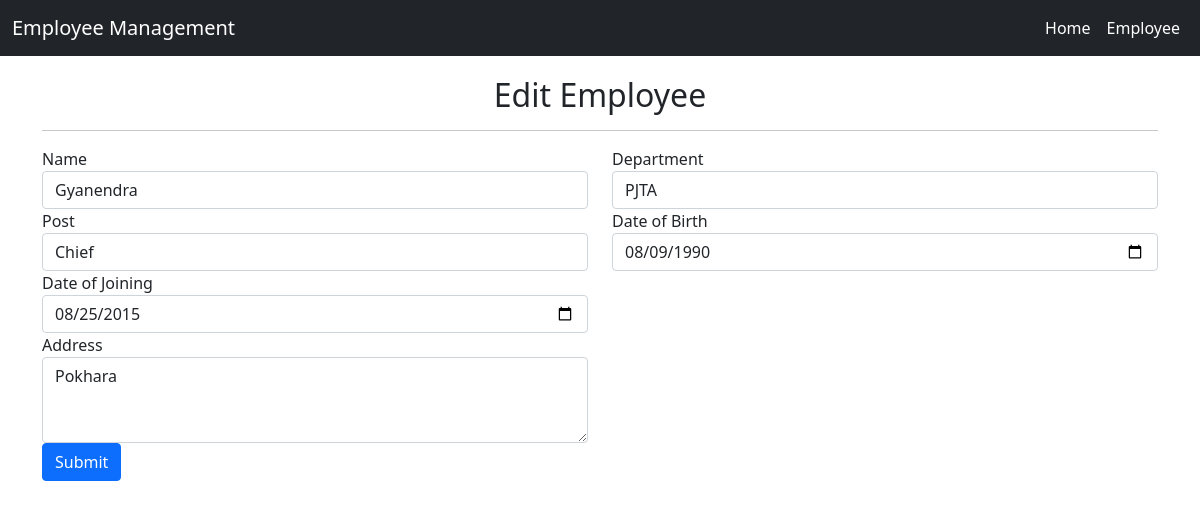
/edit-employee/4/, run on the app's committed database.
### app/models.py (models this page shows, shortened)
class Employee(models.Model):
    name = models.CharField(max_length=100,null=True)
    dob = models.DateField(null=True,blank=True)
    doj = models.DateField(null=True,blank=True)
    department = models.CharField(max_length=100,null=True)
    post = models.CharField(max_length=100,null=True)
    address = models.CharField(max_length=100,null=True)
    active = models.BooleanField(default=True)
    leave_count = models.IntegerField(null=True,blank=True,default=0)
    on_leave = models.BooleanField(default=False)

### app/views.py (the view, shortened to what this page needs)
# urls.py: path('edit-employee/<int:id>/', views.edit_employee,name='edit_employee'),
def edit_employee(request,id):
    employee = Employee.objects.get(id=id)
    context = {
        'employee':employee,
    }
    return render(request,'edit_employee.html',context)

### app/templates/edit_employee.html (shortened to what this page needs)
{% extends 'home.html' %}
{% block body %}
<div class="container">
    <h2 style="margin-top:20px" align="center">Edit Employee</h2><hr>
<form method="post" action="" enctype="multipart/form-data">
    <div class="row">
    <div class="form-group col-md-6">
      <label for="inputEmail4">Name</label>
      <input type="text" class="form-control"  name="name" id="inputEmail4" value="{{employee.name}}" required placeholder="Enter Full Name">
    </div>
    <div class="form-group col-md-6">
      <label for="inputPassword4">Department</label>
      <input type="text" class="form-control" name="department" id="inputPassword4" value="{{employee.department}}" required placeholder="Department">
    </div>
  </div>
    <div class="row">
    <div class="form-group col-md-6">
      <label for="inputEmail4">Post</label>
      <input type="text" class="form-control" name="post" id="inputEmail4" value="{{employee.post}}" required placeholder="Post">
    </div>
    <div class="form-group col-md-6">
      <label for="inputPassword4">Date of Birth</label>
      <input type="date" class="form-control" name="dob" id="inputPassword4"  value="{{employee.dob|date:"Y-m-d"}}" required>
    </div>
    </div>
    <div class="row">
    <div class="form-group col-md-6">
      <label for="inputEmail4">Date of Joining</label>
      <input type="date" class="form-control" name="doj" id="inputEmail4" value="{{employee.doj|date:"Y-m-d"}}" required>
    </div>
    </div>
    <div class="row">
        <div class="form-group col-md-6">
            <label for="exampleFormControlTextarea1">Address</label>
            <textarea class="form-control" id="exampleFormControlTextarea1" name="address" rows="3">{{employee.address}}</textarea>
        </div>
    </div>
  <button type="submit" class="btn btn-primary">Submit</button>
</form>
</div>
{% endblock  %}

### data on the page
Employee: name "Gyanendra", department "PJTA", post "Chief", dob "08/09/1990", doj "08/25/2015", address "Pokhara"
